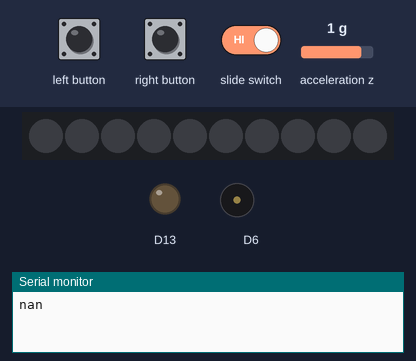
Recording of a sketch running on a simulated Adafruit Circuit Playground Express. On the bench: 10 RGB LEDs in strip order, left to right, output pins drawn as LEDs (lit = HIGH), buzzer (waves = sounding), the last lines printed to the serial monitor. Inputs (shaded band) come from the test bench; at power-on: acceleration z 1 g. Dim RGB values are drawn brighter than linear.

Above: at 1.2 s.
1.3 s: acceleration z set to -0.8 g
4.3 s: left button pressed for 3.2 s
At 4.95 s:
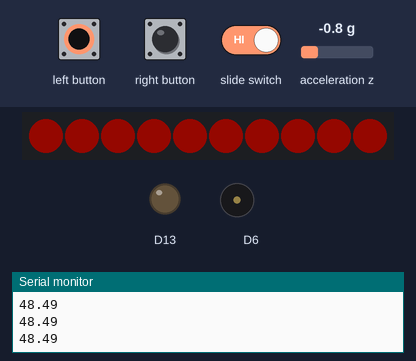
At 6.3 s:
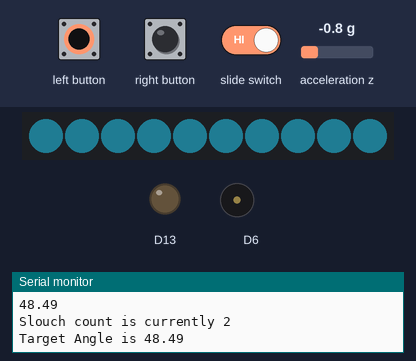
Timing chart, 0 to 7.8 s (numbered marks = the images above; inputs shaded):
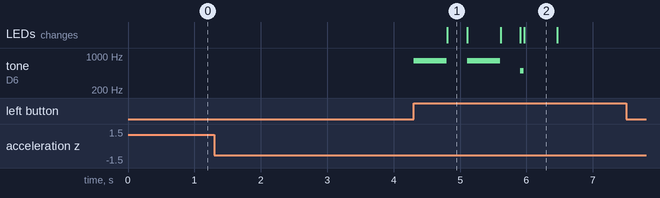

Measured:
- after the input at 4.3 s, the LEDs: first differ from a run without the input after 1.7 s (image 2)
- by itself, tone on D6: plays 800 Hz for 0.50 s, 800 Hz for 0.50 s, 500 Hz for 0.05 s
- what the display in image 2 shows lasts 0.5 s, from 6.0 s to 6.5 s

The sketch:

Posture_Detect.ino
```cpp
///////////////////////////////////////////////////////////////////////////////
// Posture Detector Test
// Alex Rubinstein


#include <Adafruit_CircuitPlayground.h>

#define POSTURE_ANGLE        10.0      // allowable posture angle (degrees)
#define SLOUCH_TIME          3000      // allowable slouch time (seconds)
#define GRAV                 9.80665   // gravity (m/s^2)
#define RAD2DEG              52.29578  // convert radians to degrees


// Initialize Slouch Functionality
float CurrentAngle;
float TargetAngle;
unsigned long SlouchStart;
bool slouch;

// Initialize Left Button Functionality
bool ButtonLState;
bool lastButtonLState = false;
unsigned long PrevPressLeftTime = 0;
const unsigned long PressLeftTime = 1000;
bool LeftInput = false;

// Initialize Right Button Funcionality
bool ButtonRState;
bool lastButtonRState = false;
unsigned long PrevPressRightTime = 0;
const unsigned long PressRightTime = 5000;
bool RightInput = false;

// Initialize Serial Print Times

const unsigned long EventInterval = 1000;
unsigned long PreviousTime = 0;


// Initalize Slouch Counter

int Count = 0;

// Initialize Prone Detection
bool prone;
unsigned long proneTime;
const unsigned long proneinterval = 3000;
bool ProneDetState = false;

///////////////////////////////////////////////////////////////////////////////
void setup() {
  // Initialize Circuit Playground
  CircuitPlayground.begin();

  // Set initial target angle to zero.
  TargetAngle = 0;


}

///////////////////////////////////////////////////////////////////////////////

void AlarmSwitch() {
  // Alarm Type Modulation

  bool slideSwitch = CircuitPlayground.slideSwitch();

  if (slideSwitch) {
    CircuitPlayground.playTone(800, 500);  // if switch is set to right, play shorter and higher tone
  } else {
    CircuitPlayground.playTone(600, 2000); // if switch is set to left, play longer and lower tone
  }

}


///////////////////////////////////////////////////////////////////////////////

void TargetAngleColor() {
  // Device flashes blue when target angle is set

  for (int p = 0; p < 10; p++) {
    CircuitPlayground.setPixelColor(p, 53, 198, 242); // set all pixels to blue color
  }
  delay(500);
  CircuitPlayground.clearPixels();
}
///////////////////////////////////////////////////////////////////////////////

void SlouchAngleColor() {
  //  Device flashes red when slouch occurs

  for (int p = 0; p < 10; p++) {
    CircuitPlayground.setPixelColor(p, 247, 16, 0); // set all pixels to red color
  }
  delay(300);
  CircuitPlayground.clearPixels();

}

///////////////////////////////////////////////////////////////////////////////

void SlouchCounter() {

  // Device counts number of slouch alarms and prints to serial monitor

  Count++;
  Serial.print("Slouch count is currently ");
  Serial.print(Count);
  Serial.println();
}

///////////////////////////////////////////////////////////////////////////////

void loop() {
  // Compute current angle
  CurrentAngle = RAD2DEG * asin(-CircuitPlayground.motionZ() / GRAV);


  /////////////////////////////////////

  // Hold Left Button Down Functionality
  bool PressLeft = CircuitPlayground.leftButton();


  if (PressLeft != lastButtonLState) {   // if the button state is changed
    if (PressLeft == true) {             // if the button state is pressed
      PrevPressLeftTime = millis();      // start button press counter
      ButtonLState = true;
    }
    else {
      ButtonLState = false;
    }

    lastButtonLState = PressLeft;      // Set button state for next cycle

  }
  if (ButtonLState) {             // if button is still pressed down
    if ((millis() - PrevPressLeftTime) >= PressLeftTime ) {   // if button is pressed down for specified period of time
      LeftInput = true;  // Send input from button press
    }
  }
  else {
    LeftInput = false;
  }

  if (LeftInput == true) {  // immediately set button state to false after output goes through
    if ((millis() - PrevPressLeftTime) >= PressLeftTime ) {
      ButtonLState = false;
    }
  }

  //  unsigned long CurrentTime = millis();

  //  if (CurrentTime - PreviousTime >= 500) {
  //    Serial.println(PressLeft);
  //    Serial.println(lastButtonState);
  //    Serial.println(LeftInput);
  //    Serial.println(PrevPressLeftTime);
  //   PreviousTime = CurrentTime;
  //  }


  /////////////////////////////////////

  // Hold Right Button Down Functionality

  bool PressRight = CircuitPlayground.rightButton();


  if (PressRight != lastButtonRState) {
    if (PressRight == true) {
      PrevPressRightTime = millis();
      ButtonRState = true;
    }
    else {
      ButtonRState = false;
    }

    lastButtonRState = PressRight;

  }
  if (ButtonRState) {
    if ((millis() - PrevPressRightTime) >= PressRightTime ) {
      RightInput = true;
    }
  }
  else {
    RightInput = false;
  }


  if (RightInput == true) {
    ProneDetState = !ProneDetState;  // switch on or off prone detection state with successive outputs
    if (ProneDetState) {
      CircuitPlayground.playTone(600, 300);  // play higher tone if prone detection is turned on
    }
    else {
      CircuitPlayground.playTone(300, 300);  // play lower tone if prone detection is turned off
    }
    if ((millis() - PrevPressRightTime) >= PressRightTime ) {
      ButtonRState = false; // reset right button state
    }
  }


  /////////////////////////////////////


  // Set target angle on button press
  if (LeftInput) {
    TargetAngle = CurrentAngle;  // set current angle as target angle

    Serial.print("Target Angle is ");  // print current angle to serial monitor
    Serial.print(TargetAngle);
    Serial.println();

    CircuitPlayground.playTone(500, 50); // play tone when sngle is set
    TargetAngleColor(); // Activate neopixels when target angle is set

  }
  //     Print Current Angle to Serial Monitor

  unsigned long CurrentTime = millis();

  if (CurrentTime - PreviousTime >= EventInterval) {
    Serial.println(CurrentAngle);

    PreviousTime = CurrentTime;
  }


  // Check if posture is poor
  if (CurrentAngle - TargetAngle > POSTURE_ANGLE) { // if posture angle is more than set number of degrees from target angle
    if (!slouch) SlouchStart = millis(); // activate slouch alarm timer
    slouch = true; // set slouch state to true
  } else {
    slouch = false;
  }

  // If there is bad posture
  if (slouch) { // if there is slouching
    // Check how long bad posture has been occuring
    if (millis() - SlouchStart > SLOUCH_TIME) { // if alarm timer has surpassed set slouch grace period duration
      // Activate Alarm and Counter

      AlarmSwitch(); // activate auditory alarm
      SlouchAngleColor(); // activate visual alarm
      SlouchCounter(); // add slouch instance to slouch counter
    }
  }

  /////////////////////////////////////

  // Prone Detection

  if (ProneDetState) { // prone detection is activated
    if (CircuitPlayground.motionX() >= -5 && CircuitPlayground.motionX() <= 5) { // if device is oriented in position that indicates user is prone
      if (!prone) proneTime = millis(); // start prone alarm timer
      prone = true; // set prone state as true
    } else {
      prone = false;
    }

    if (prone) { // if user is prone
      if (millis() - proneTime > proneinterval) { // if prone alarm timer has surpassed set grace period
        CircuitPlayground.playTone(900, 1000); // activate auditory alarm
      }
    }
  }
}
```
